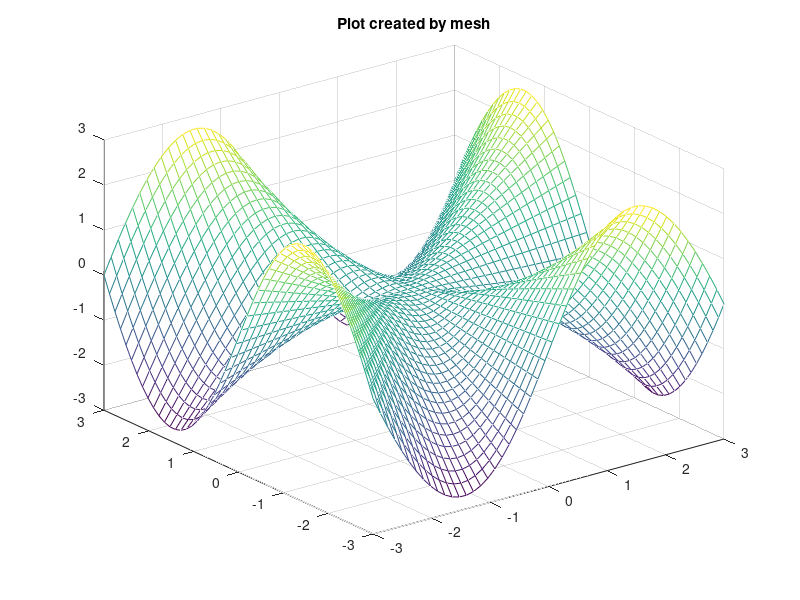
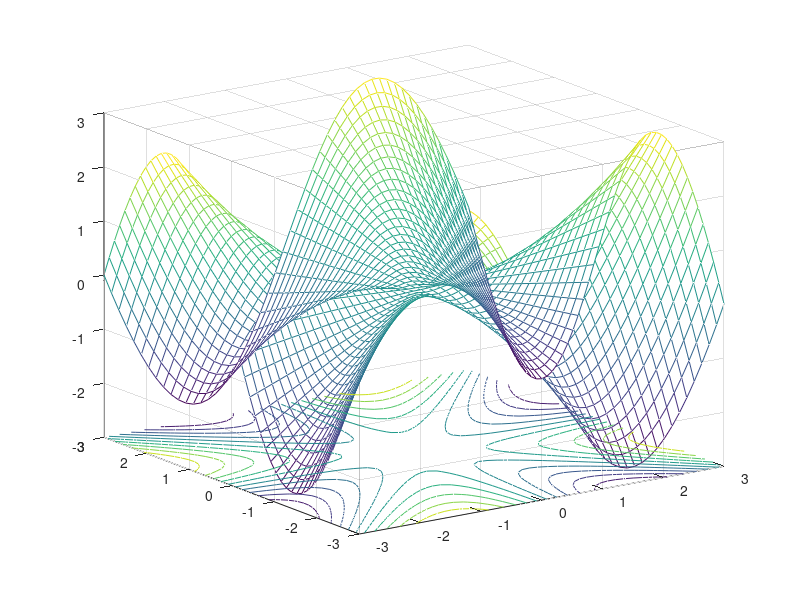

These charts were generated, in order, by the following MATLAB code:
% Script file to generate and plot the surface 
% z = xy(x^2 - y^2)/(x^2+y^2) using meshgrid
% Generate 50 element long vector for x, y 
x = linspace(-3, 3, 50);
y = x;
% Create a grid over the specified domain
[X, Y] = meshgrid(x, y); 
% Calculate Z at each grid point
Z = X.*Y.*(X.^2-Y.^2)./(X.^2+Y.^2);
% Make a wire-frame surface plot of Z 
mesh(X, Y, Z)
title('Plot created by mesh')
figure(2)
meshc(X, Y, Z), view(-55, 200)